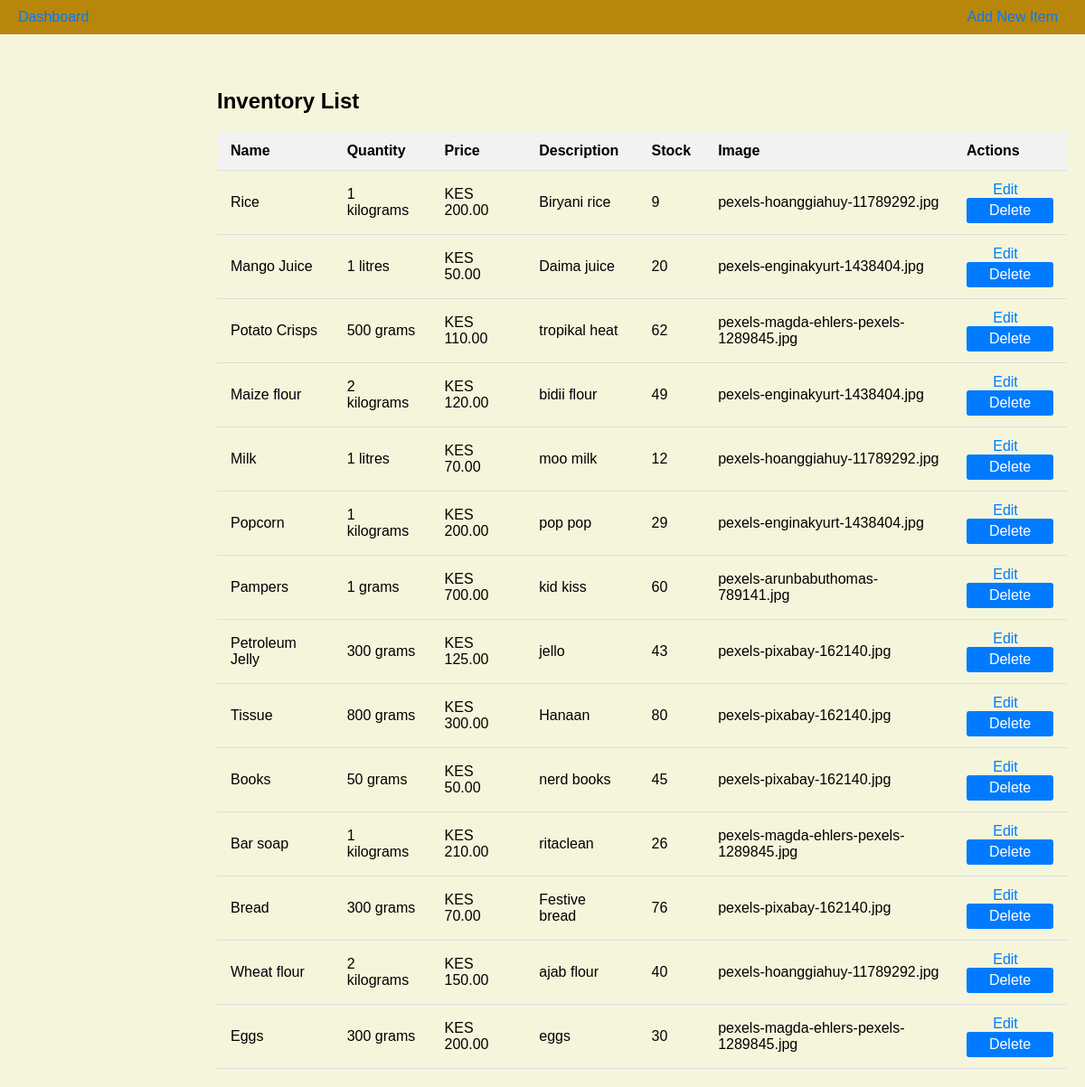
Page /inventory on the committed database.
### models.py (models this page shows, shortened)
class InventoryItem(db.Model):
    __tablename__ = 'inventory_item'
    id = db.Column(db.Integer, primary_key=True)
    name = db.Column(db.String(150), nullable=False)
    quantity = db.Column(db.String(50), nullable=False)
    unit = db.Column(db.String(50), nullable=False)
    price = db.Column(db.Float, nullable=False)
    description = db.Column(db.String(255), nullable=True)
    stock = db.Column(db.Integer, default=0)
    image = db.Column(db.String(100), nullable=True)  # New field to store image filename

### app.py (the view)
@app.route('/inventory', methods=['GET'])
def inventory():
    items = InventoryItem.query.all()
    return render_template('inventory.html', items=items)

### app.py (called while the page is built)
@app.before_request
def before_request():
    if 'cart' not in session:
        session['cart'] = {}  # Initialize cart as a dictionary

@app.template_filter('currency')
def currency_format(value, currency="KES"):
    if not isinstance(value, (int, float)):
        return value  # Return the value unchanged if it's not a number
    return f"{currency} {value:,.2f}"

### templates/inventory.html (shortened to what this page needs)
<!DOCTYPE html>
<html lang="en">
<head>
    <link rel="stylesheet" href="{{ url_for('static', filename='css/style.css') }}">
</head>
<body>
    <header>
        <a href="{{ url_for('index') }}">Dashboard</a>
        <a href="{{ url_for('add_item') }}">Add New Item</a>
    </header>
    <main>
        <h2>Inventory List</h2>
        <table>
            <thead>
                <tr>
                    <th>Name</th>
                    <th>Quantity</th>
                    <th>Price</th>
                    <th>Description</th>
                    <th>Stock</th>
                    <th>Image</th>
                    <th>Actions</th>
                </tr>
            </thead>
            <tbody>
                {% for item in items %}
                <tr>
                    <td>{{ item.name }}</td>
                    <td>{{ item.quantity }} {{ item.unit }}</td>
                    <td>{{ item.price|currency }}</td>
                    <td>{{ item.description }}</td>
                    <td>{{ item.stock }}</td>
                    <td>{{ item.image }}</td>
                    <td>
                        <a href="{{ url_for('edit_item', item_id=item.id) }}">Edit</a>
                        <form action="{{ url_for('delete_item', item_id=item.id) }}" method="POST" style="display:inline;">
                            <button type="submit">Delete</button>
                        </form>
                    </td>
                </tr>
                {% endfor %}
            </tbody>
        </table>
    </main>
</body>
</html>

### static/css/style.css (style rules this page uses)
* { margin: 0; padding: 0; box-sizing: border-box; }
body { font-family: Arial, Helvetica, sans-serif; background-color: beige; color: black; }
header { display: flex; justify-content: space-between; align-items: center; padding: 10px 20px; background-color: darkgoldenrod; color: wheat; }
main { margin-left: 220px; padding: 20px; padding-top: 60px; }
button { width: 100%; padding: 10px; background-color: aquamarine; color: black; border: none; border-radius: 5px; cursor: pointer; font-size: 16px; }
a { color: black; }

### templates/inventory.html (style rules this page uses)
table { width: 100%; border-collapse: collapse; margin-top: 20px; }
th, td { padding: 12px 15px; text-align: left; border-bottom: 1px solid #ddd; }
th { background-color: #f2f2f2; font-weight: bold; }
td { vertical-align: middle; }
td:last-child { text-align: center; }
button { padding: 5px 10px; background-color: #007bff; color: white; border: none; border-radius: 3px; cursor: pointer; }
form { display: inline; }
a { color: #007bff; text-decoration: none; margin-right: 10px; }

### rows in the picture
InventoryItem: name "Rice", quantity "1", unit "kilograms", price "KES 200.00", description "Biryani rice", stock "9", image "pexels-hoanggiahuy-11789292.jpg"
InventoryItem: name "Mango Juice", quantity "1", unit "litres", price "KES 50.00", description "Daima juice", stock "20", image "pexels-enginakyurt-1438404.jpg"
InventoryItem: name "Potato Crisps", quantity "500", unit "grams", price "KES 110.00", description "tropikal heat", stock "62", image "pexels-magda-ehlers-pexels-1289845.jpg"
InventoryItem: name "Maize flour", quantity "2", unit "kilograms", price "KES 120.00", description "bidii flour", stock "49", image "pexels-enginakyurt-1438404.jpg"
InventoryItem: name "Milk", quantity "1", unit "litres", price "KES 70.00", description "moo milk", stock "12", image "pexels-hoanggiahuy-11789292.jpg"
InventoryItem: name "Popcorn", quantity "1", unit "kilograms", price "KES 200.00", description "pop pop", stock "29", image "pexels-enginakyurt-1438404.jpg"
InventoryItem: name "Pampers", quantity "1", unit "grams", price "KES 700.00", description "kid kiss", stock "60", image "pexels-arunbabuthomas-789141.jpg"
InventoryItem: name "Petroleum Jelly", quantity "300", unit "grams", price "KES 125.00", description "jello", stock "43", image "pexels-pixabay-162140.jpg"
InventoryItem: name "Tissue", quantity "800", unit "grams", price "KES 300.00", description "Hanaan", stock "80", image "pexels-pixabay-162140.jpg"
InventoryItem: name "Books", quantity "50", unit "grams", price "KES 50.00", description "nerd books", stock "45", image "pexels-pixabay-162140.jpg"
InventoryItem: name "Bar soap", quantity "1", unit "kilograms", price "KES 210.00", description "ritaclean", stock "26", image "pexels-magda-ehlers-pexels-1289845.jpg"
InventoryItem: name "Bread", quantity "300", unit "grams", price "KES 70.00", description "Festive bread", stock "76", image "pexels-pixabay-162140.jpg"
InventoryItem: name "Wheat flour", quantity "2", unit "kilograms", price "KES 150.00", description "ajab flour", stock "40", image "pexels-hoanggiahuy-11789292.jpg"
InventoryItem: name "Eggs", quantity "300", unit "grams", price "KES 200.00", description "eggs", stock "30", image "pexels-magda-ehlers-pexels-1289845.jpg"
